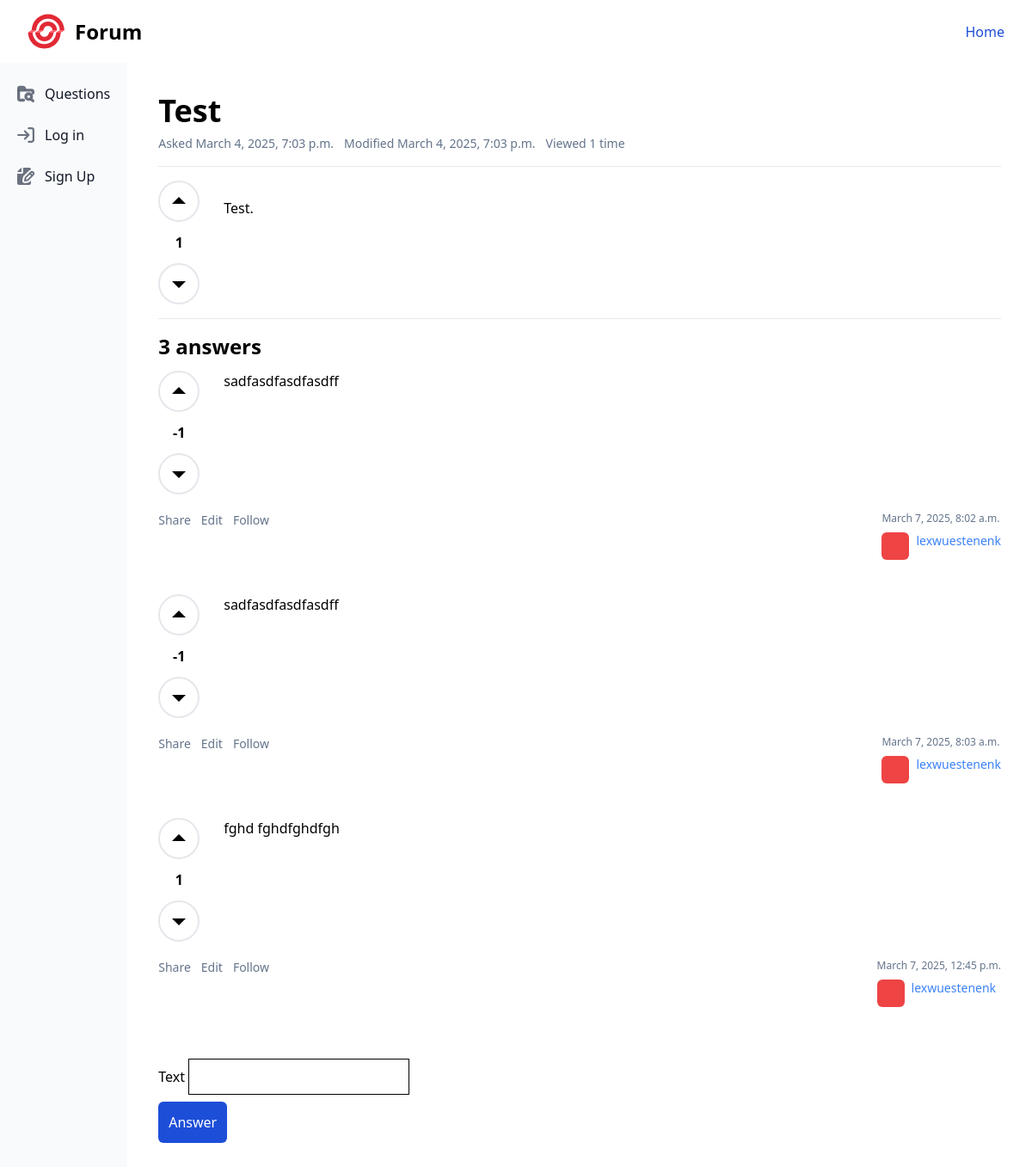
Page /questions/detail/1/ on the committed database.
### forum/models.py (models this page shows, shortened)
class Question(models.Model):
    user = models.ForeignKey(user_model, null=True, on_delete=models.SET_NULL, related_name="questions")
    title = models.CharField(max_length=255, blank=False, null=False)
    text = CKEditor5Field(blank=True, null=False, config_name='extends')
    created_at = models.DateTimeField(auto_now_add=True)
    updated_at = models.DateTimeField(auto_now=True)
    class Meta:
        verbose_name = _("Question")
        verbose_name_plural = _("Questions")
    @property
    def vote_count(self):
        upvotes = self.votes.filter(type=True).count()
        downvotes = self.votes.filter(type=False).count()
        return upvotes - downvotes
    @property
    def view_count(self):
        return self.views.all().count()

class Answer(models.Model):
    question = models.ForeignKey(Question, on_delete=models.CASCADE, related_name="answers")
    user = models.ForeignKey(user_model, null=True, on_delete=models.SET_NULL, related_name="answers")
    text = CKEditor5Field(blank=True, null=False, config_name='extends')
    accepted = models.BooleanField(default=False)
    created_at = models.DateTimeField(auto_now_add=True)
    updated_at = models.DateTimeField(auto_now=True)
    class Meta:
        verbose_name = _("Answer")
        verbose_name_plural = _("Answers")
    @property
    def vote_count(self):
        upvotes = self.votes.filter(type=True).count()
        downvotes = self.votes.filter(type=False).count()
        return upvotes - downvotes

### forum/views.py (the view, shortened to what this page needs)
# urls.py: path('questions/detail/<int:pk>/', QuestionDetailView.as_view(), name='question-detail'),
class QuestionDetailView(DetailView):
    model = Question
    context_object_name = "question"
    template_name = "questions/detail.html"
    def get_context_data(self, **kwargs):
        context = super().get_context_data(**kwargs)
        context["answers"] = Answer.objects.filter(question__pk=self.object.pk)
        context["answer_creation_form"] = AnswerCreateForm()
        context["question_upvoted"] = self.get_question_voted(True)
        context["question_downvoted"] = self.get_question_voted(False)
        context["answers_upvoted"] = self.get_answers_voted(context["answers"], True)
        context["answers_downvoted"] = self.get_answers_voted(context["answers"], False)
        return context
    def get_answers_voted(self, answers, upvoted = True):
        user = self.request.user
        if user.is_authenticated:
            return list(AnswerVote.objects.filter(user=user, answer__in=answers, type=upvoted).values_list("answer_id", flat=True))
        return []
    def get_question_voted(self, upvoted=True):
        user = self.request.user
        if user.is_authenticated:
            return QuestionVote.objects.filter(user=user, question=self.object, type=upvoted).exists()
        return False

### forum/forms.py
class AnswerCreateForm(forms.ModelForm):
    def __init__(self, *args, **kwargs):
        super().__init__(*args, **kwargs)
        self.fields["text"].required = False
    class Meta:
        model = Answer
        fields = ("text",)
        widgets = {
            "text": CKEditor5Widget(
                attrs={"class": "django_ckeditor_5"}, config_name="extends"
            )
        }

### forum/templates/questions/detail.html (shortened to what this page needs)
{% extends 'base.html' %}
{% load crispy_forms_tags %}
{% block content %}
    <div class="m-5">
        <span class="text-4xl font-semibold">{{ question.title }}</span>
        <div class="flex flex-row gap-3 pt-2 text-slate-500">
            <span class="text-sm">Asked {{ question.created_at }}</span>
            <span class="text-sm">Modified {{ question.updated_at }}</span>
            <span class="text-sm">Viewed <span id="question-view-count">{{ question.view_count }}</span><span id="question-view-count-text">{% if question.view_count == 1 %} time {% else %} times {% endif %}
        </div>
        <hr class="my-4">
        <div class="flex flex-row gap-7">
            <div class="flex flex-col gap-3">
                <button data-question-id="{{ question.pk }}" id="question-upvote-button-{{ question.pk }}" class="question-upvote-button flex justify-center items-center h-12 w-12 border-2 rounded-full transition-all duration-2000 {% if question_upvoted %}bg-orange-300 text-white{% endif %}">
                    <svg aria-hidden="true" class="svg-icon iconArrowUp pointer-events-none" width="18" height="18" viewBox="0 0 18 18"><path d="M1 12h16L9 4z"></path></svg>
                </button>
                <span class="text-center font-bold font-2xl" id="question-vote-count-{{ question.pk }}">{{ question.vote_count }}</span>
                <button data-question-id="{{ question.pk }}" id="question-downvote-button-{{ question.pk }}" class="question-downvote-button flex justify-center items-center h-12 w-12 border-2 rounded-full transition-all duration-2000 {% if question_downvoted %}bg-blue-300 text-white{% endif %}">
                    <svg aria-hidden="true" class="svg-icon iconArrowDown pointer-events-none" width="18" height="18" viewBox="0 0 18 18"><path d="M1 6h16l-8 8z"></path></svg>
                </button>
            </div>
            <div class="pt-5" id="ckeditor-5-text-container">
                {{ question.text | safe }}
            </div>
        </div>
        <hr class="my-4">
        <div>
            <div class="flex flex-row pb-3">
                {% if answers.count == 1 %}
                    <span class="text-2xl font-semibold">{{ answers.count }} answer</span>
                {% else %}
                    <span class="text-2xl font-semibold">{{ answers.count }} answers</span>
                {% endif %}
            </div>
            {% for answer in answers %}
                <div class="flex flex-col pb-10">
                    <div class="flex flex-row gap-7">
                        <div class="flex flex-col gap-3">
                            <button data-answer-id="{{ answer.pk }}" id="answer-upvote-button-{{ answer.pk }}" class="answer-upvote-button flex justify-center items-center h-12 w-12 border-2 rounded-full transition-all duration-2000 {% if answer.pk in answers_upvoted %}bg-orange-300 text-white{% endif %}">
                                <svg aria-hidden="true" class="svg-icon iconArrowUp pointer-events-none" width="18" height="18" viewBox="0 0 18 18"><path d="M1 12h16L9 4z"></path></svg>
                            </button>
                            <span class="text-center font-bold font-2xl" id="vote-count-{{ answer.pk }}">{{ answer.vote_count }}</span>
                            <button data-answer-id="{{ answer.pk }}" id="answer-downvote-button-{{ answer.pk }}" class="answer-downvote-button flex justify-center items-center h-12 w-12 border-2 rounded-full transition-all duration-2000 {% if answer.pk in answers_downvoted %}bg-blue-300 text-white{% endif %}">
                                <svg aria-hidden="true" class="svg-icon iconArrowDown pointer-events-none" width="18" height="18" viewBox="0 0 18 18"><path d="M1 6h16l-8 8z"></path></svg>
                            </button>
                        </div>
                        <div class="w-full">
                            <div id="ckeditor-5-text-container">
                                {{ answer.text | safe }}
                            </div>
                        </div>
                    </div>
                    <div class="flex flex-row pt-5 justify-between">
                        <div class="flex flex-row gap-3 text-slate-500 text-sm">
                            <span>Share</span>
                            <span>Edit</span>
                            <span>Follow</span>
                        </div>
                        <div class="flex flex-col gap-2">
                            <span class="text-slate-500 text-xs">{{ answer.created_at }}</span>
                            <div class="flex flex-row gap-2">
                               <div class="w-8 h-8 bg-red-500 rounded-md">
                               </div>
                               <div class="flex flex-col">
                                    <span class="text-blue-500 text-sm">{{ answer.user.username }}</span>
                               </div>
                            </div>
                        </div>
                    </div>
                </div>
            {% endfor %}
        </div>
        <form method="post" class="pt-5">
            {{ answer_creation_form | crispy }}
            <button type="submit" name="answer_submit" class="p-3 bg-blue-700 text-white mt-2 align-right rounded-md">Answer</button>
        </form>
    </div>
{% endblock content %}

### rows in the picture
Question: title "Test", created_at "March 4, 2025, 7:03 p.m.", updated_at "March 4, 2025, 7:03 p.m.", view_count "1", vote_count "1", text "Test."
Answer: vote_count "-1", text "sadfasdfasdfasdff", created_at "March 7, 2025, 8:02 a.m.", user.username "lexwuestenenk"
Answer: vote_count "-1", text "sadfasdfasdfasdff", created_at "March 7, 2025, 8:03 a.m.", user.username "lexwuestenenk"
Answer: vote_count "1", text "fghd fghdfghdfgh", created_at "March 7, 2025, 12:45 p.m.", user.username "lexwuestenenk"

### other values in the picture
{{ answers.count }} "3"
